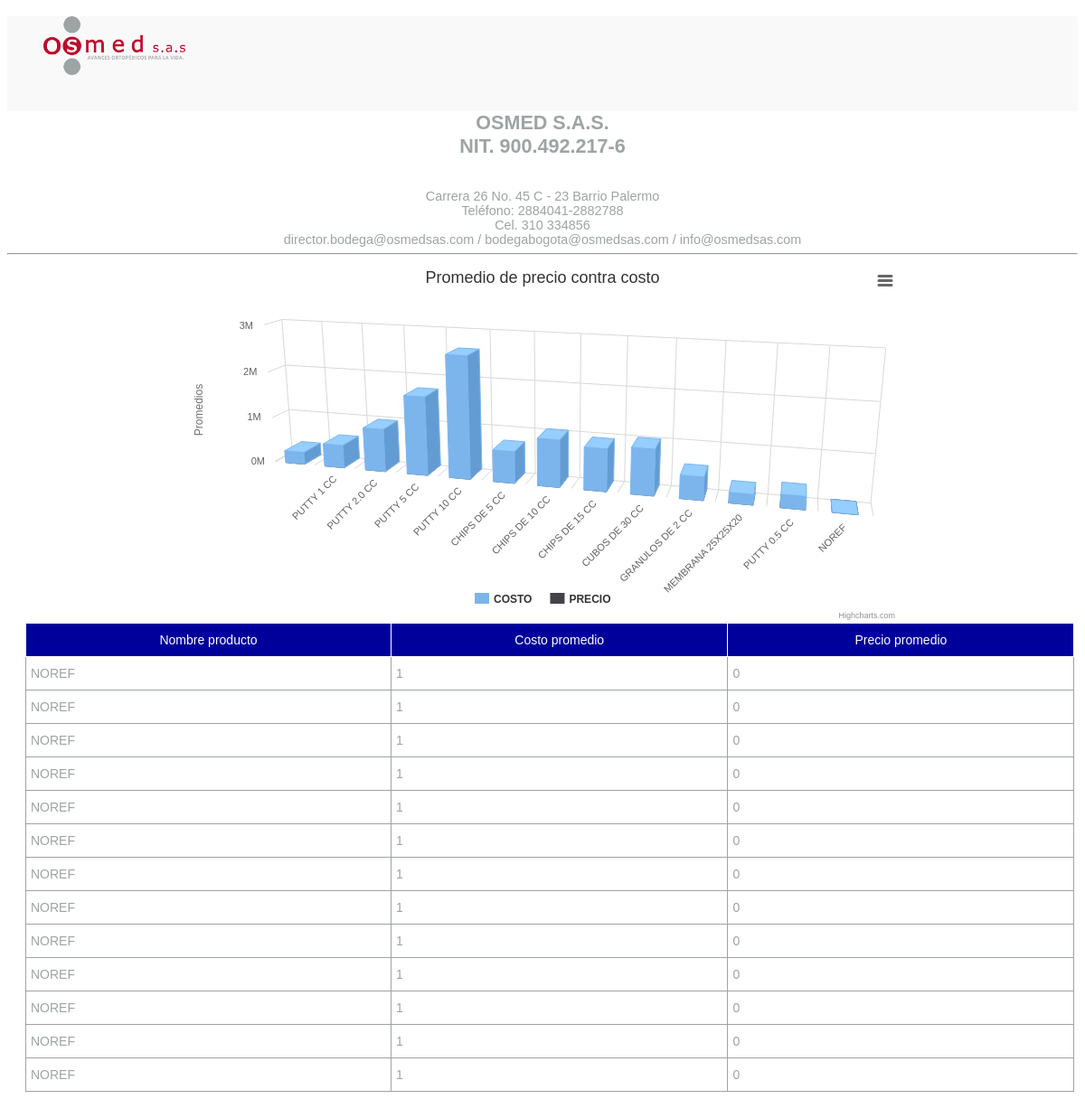
Page /graficos/r4.php on the committed database.
### tables this page shows
CREATE TABLE `kardex` (
  `idkardex` int(11) NOT NULL,
  `producto` int(11) NOT NULL,
  `documento` varchar(45) NOT NULL COMMENT 'numero de documento de venta,compra,ajuste,remision,salida,todo_tipo_de_doc',
  `fecha_creacion_documento` varchar(45) NOT NULL,
  `hora_creacion_documento` varchar(45) NOT NULL,
  `bodega_salida` int(11) NOT NULL,
  `bodega_entrada` int(11) NOT NULL,
  `usuario_salida` int(11) NOT NULL,
  `cantidad` float NOT NULL,
  `precio` float NOT NULL,
  `costo` float NOT NULL,
  `cliente` int(11) NOT NULL,
  `saldo_anterior` float NOT NULL,
  `entrada` float NOT NULL,
  `salida` float NOT NULL,
  `saldo_nuevo` float NOT NULL,
  `concepto` varchar(45) NOT NULL COMMENT 'venta,compra,ajuste,remision,salida,todo_tipo_de_doc',
  `signo` varchar(45) NOT NULL COMMENT 'negativo,positivo'
);

CREATE TABLE `inventario` (
  `idinventario` int(15) NOT NULL,
  `idbodega` int(40) NOT NULL,
  `ncedula` int(15) NOT NULL,
  `idmarcas` int(15) NOT NULL,
  `idlineas` int(15) NOT NULL,
  `referencia` varchar(15) NOT NULL,
  `descripcion` varchar(100) NOT NULL,
  `numerolote` varchar(15) NOT NULL,
  `tipopresentacion` varchar(15) NOT NULL,
  `stockminimo` int(4) NOT NULL,
  `stockmaximo` int(4) NOT NULL,
  `precio` double NOT NULL,
  `costo` double NOT NULL,
  `estado` varchar(30) NOT NULL,
  `saldo` int(15) NOT NULL,
  `fechadevencimiento` varchar(15) NOT NULL,
  `iva` int(11) NOT NULL,
  `fechamodificado` varchar(15) NOT NULL
);

### graficos/r4.php (the view, shortened to what this page needs)
<?php
include_once "../php/conexion.php";
    $conexion= conexion();
include('../html/encabezado.php');
    echo '
    <section id="encabezado">
        <div id="logo">
            <a href="../html/profile"><img src="../imagenes/logo.png"></a>
        </div>
    </section>
    <center><h2><strong>OSMED S.A.S.<br>NIT. 900.492.217-6</strong></h2><br>Carrera 26 No. 45 C - 23 Barrio Palermo<br>Teléfono: 2884041-2882788<br>Cel. 310 334856<br>director.bodega@osmedsas.com / bodegabogota@osmedsas.com / info@osmedsas.com</center><hr>
        ';
        ?>
<!DOCTYPE HTML>
<html>
    <head>
            categories: [<?php
            $bill_usuarios = mysqli_query($conexion,"SELECT * from kardex group by producto") or die(mysqli_error($conexion));
while ($row = $bill_usuarios->fetch_assoc())
{
    $cl = $row['producto'];
    ?>
<?php
}
?>]
    </head>
    <body>
<div id="container" style="height: 400px"></div>
    </body>
</html>
<?php
    $bill_usuarios = mysqli_query($conexion,"SELECT * from kardex group by producto ") or die(mysqli_error($conexion));
    echo '<div id="consultaLarga">
        <table id="t21" class="tg">
          <tr>
            <th class="tg-g4jy">Nombre producto</th>
            <th class="tg-g4jy">Costo promedio</th>
            <th class="tg-g4jy">Precio promedio</th>
            </tr>';
    while ($row = $bill_usuarios->fetch_assoc()) {
        $bill_usuarios2 = mysqli_query($conexion,"SELECT * FROM inventario where idinventario = '$cl' group by idinventario ") or die(mysqli_error($conexion));
        $row2 = $bill_usuarios2->fetch_assoc();
        $bill_usuarios2 = mysqli_query($conexion,"SELECT producto,  AVG (costo) AS costopromedio , avg (precio) AS preciopromedio FROM kardex  where producto = '$cl' group by producto ") or die(mysqli_error($conexion));
        $row3 = $bill_usuarios2->fetch_assoc();
        echo '<tr>
            <td class="tg-iacq">'.$row2['descripcion'].'</td>
            <td class="tg-iacq">'.$row3['costopromedio'].'</td>
            <td class="tg-iacq">'.$row3['preciopromedio'].'</td>
            </tr>';
    }
    echo '</table></div> ';
    ?>

### style/style.css (style rules this page uses)
body { font-family: sans-serif; color: #9EA3A3; font-size: 90%; }
section { float: left; width: 100%; }
table { position: relative; left: 20px; width: 98%; }
#encabezado { width: 100%; background-color: #F9F9F9; }
#encabezado img { width: 15%; padding-left: 40px; padding-bottom: 40px; }
a { text-decoration: none; color: #F9F9F9; }

### graficos/r4.php (style rules this page uses)
#container { height: 400px; min-width: 310px; max-width: 800px; margin: 0 auto; }
.tg { border-collapse:collapse;border-spacing:0; }
.tg td { font-family:Arial, sans-serif;font-size:14px;padding:10px 5px;border-style:solid;border-width:1px;overflow:hidden;word-break:normal; }
.tg th { font-family:Arial, sans-serif;font-size:14px;font-weight:normal;padding:10px 5px;border-style:solid;border-width:1px;overflow:hidden;word-break:normal; }
.tg .tg-g4jy { background:#00009b;color:white;vertical-align:top }

### rows in the picture
kardex: inventario.descripcion "NOREF", costopromedio "1", preciopromedio "0"
kardex: inventario.descripcion "NOREF", costopromedio "1", preciopromedio "0"
kardex: inventario.descripcion "NOREF", costopromedio "1", preciopromedio "0"
kardex: inventario.descripcion "NOREF", costopromedio "1", preciopromedio "0"
kardex: inventario.descripcion "NOREF", costopromedio "1", preciopromedio "0"
kardex: inventario.descripcion "NOREF", costopromedio "1", preciopromedio "0"
kardex: inventario.descripcion "NOREF", costopromedio "1", preciopromedio "0"
kardex: inventario.descripcion "NOREF", costopromedio "1", preciopromedio "0"
kardex: inventario.descripcion "NOREF", costopromedio "1", preciopromedio "0"
kardex: inventario.descripcion "NOREF", costopromedio "1", preciopromedio "0"
kardex: inventario.descripcion "NOREF", costopromedio "1", preciopromedio "0"
kardex: inventario.descripcion "NOREF", costopromedio "1", preciopromedio "0"
kardex: inventario.descripcion "NOREF", costopromedio "1", preciopromedio "0"
